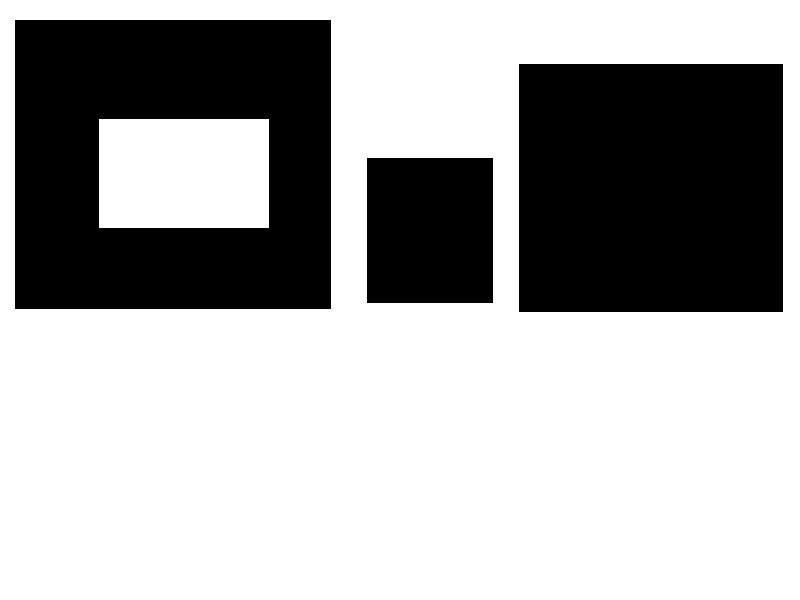
#> input picture 2019/Udemy/Computer Vision Using Open CV/Master OpenCV/images/shapes_donut.jpg, 800 x 600 px; the run also reads 2 pictures not shown here
$ jupyter execute --allow-errors ImageSegmentation.ipynb   (older library calls are emulated)
#> lines starting #> are read from the running program, lines starting #| are printed output that depends on the picture; after the words box and inside, x2 and y2 are one past the last pixel; in counts of white or black regions, pixels touching at a corner belong together
[cell 1]
#directory='C:\\Users\\Administrator\\Documents\\GitHub\\Code\\2019\\Udemy\\Computer Vision Using Open CV\\Master OpenCV\\images'
directory_home='C:\\Users\\prudi\\Documents\\GitHub\\Code\\2019\\Udemy\\Computer Vision Using Open CV\\Master OpenCV\\images'

import os
os.chdir(directory_home)

**cv2.findContours(image, Retrieval Mode, Approximation Method)**

Returns -> contours, hierarchy

**NOTE** In OpenCV 3.X, findContours returns a 3rd argument which is ret (or a boolean indicating if the function was successfully run).

If you're using OpenCV 3.X replace line 12 with:

_, contours, hierarchy = cv2.findContours(image, cv2.RETR_EXTERNAL, cv2.CHAIN_APPROX_NONE)

The variable 'contours' are stored as a numpy array of (x,y) points that form the contour

While, 'hierarchy' describes the child-parent relationships between contours (i.e. contours within contours)

#### Approximation Methods

Using cv2.CHAIN_APPROX_NONE stores all the boundary points. But we don't necessarily need all bounding points. If the points form a straight line, we only need the start and ending points of that line.

Using cv2.CHAIN_APPROX_SIMPLE instead only provides these start and end points of bounding contours, thus resulting in much more efficent storage of contour information..

[cell 2]
import cv2
import numpy as np

# Let's load a simple image with 3 black squares
image = cv2.imread('shapes_donut.jpg')
#> image is the input picture: shape (600, 800, 3); min 0, max 255, mean 171.8
cv2.imshow('Input Image', image)
cv2.waitKey(0)

# Grayscale
gray = cv2.cvtColor(image,cv2.COLOR_BGR2GRAY)

# Find Canny edges
edged = cv2.Canny(gray, 30, 200)
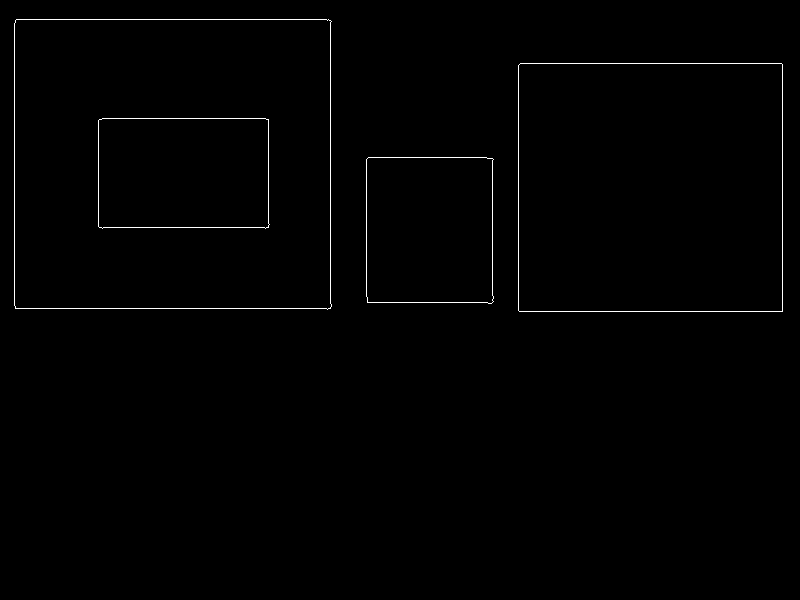
#> edged: shape (600, 800); 0.69% white in thin lines or dots, all inside (x1, y1, x2, y2) = (14, 19, 783, 312)
cv2.imshow('Canny Edges', edged)
cv2.waitKey(0)

# Finding Contours
# Use a copy of your image e.g. edged.copy(), since findContours alters the image
im2,contours, hierarchy = cv2.findContours(gray, cv2.RETR_LIST, cv2.CHAIN_APPROX_SIMPLE)
#> contours = 42 contours, 35 with area under 20; largest, box (x1, y1, x2, y2) and area: (0, 0, 800, 600) 478601, (14, 20, 332, 310) 91590, (518, 63, 784, 313) 65983, (96, 112, 272, 232) 19145, (366, 157, 494, 301) 17898, (101, 115, 267, 120) 652, (366, 299, 490, 304) 485
cv2.imshow('Canny Edges After Contouring', im2)
cv2.waitKey(0)

print("Number of Contours found = " + str(len(contours)))
#| Number of Contours found = 42

# Draw all contours
# Use '-1' as the 3rd parameter to draw all
cv2.drawContours(image, contours, -1, (0,255,0), 3)
#> image: shape (600, 800, 3); 5.49% of pixels changed, all inside (x1, y1, x2, y2) = (0, 0, 800, 600)

cv2.imshow('Contours', image)
cv2.waitKey(0)
cv2.destroyAllWindows()

## Sorting Contours

We can sort contours in many ways.

[cell 3]
# Load our image
image = cv2.imread('bunchofshapes.jpg')
cv2.imshow('0 - Original Image', image)
cv2.waitKey(0)

# Create a black image with same dimensions as our loaded image
blank_image = np.zeros((image.shape[0], image.shape[1], 3))

# Create a copy of our original image
orginal_image = image

# Grayscale our image
gray = cv2.cvtColor(image,cv2.COLOR_BGR2GRAY)
#> gray: shape (645, 1576)

# Find Canny edges
edged = cv2.Canny(gray, 50, 200)
#> edged: shape (645, 1576); 0.36% white in thin lines or dots, all inside (x1, y1, x2, y2) = (134, 245, 1424, 555)
cv2.imshow('1 - Canny Edges', edged)
cv2.waitKey(0)

# Find contours and print how many were found
IM2,contours, hierarchy = cv2.findContours(edged.copy(), cv2.RETR_EXTERNAL, cv2.CHAIN_APPROX_NONE)
#> contours = 4 contours; box (x1, y1, x2, y2) and area: (134, 245, 427, 555) 90222, (1132, 258, 1424, 550) 66580, (475, 345, 708, 541) 22902, (815, 370, 959, 515) 20588
print ("Number of contours found = ", len(contours))
#| Number of contours found =  4

#Draw all contours
cv2.drawContours(blank_image, contours, -1, (0,255,0), 3)
cv2.imshow('2 - All Contours over blank image', blank_image)
cv2.waitKey(0)

# Draw all contours over blank image
cv2.drawContours(image, contours, -1, (0,255,0), 3)
#> image: shape (645, 1576, 3); mean B, G, R 223.8, 223.4, 231.3
cv2.imshow('3 - All Contours', image)
cv2.waitKey(0)

cv2.destroyAllWindows()

[cell 4]
import cv2
import numpy as np

# Function we'll use to display contour area

def get_contour_areas(contours):
    # returns the areas of all contours as list
    all_areas = []
    for cnt in contours:
        area = cv2.contourArea(cnt)
        all_areas.append(area)
#> this loop made 4 passes
#> area on passes 1 to 4: 20587.5, 22901.5, 66579.5, 90222
#> after the loop, all_areas = [20587.5, 22901.5, 66579.5, 90222]
    return all_areas

# Load our image
image = cv2.imread('bunchofshapes.jpg')
orginal_image = image

# Let's print the areas of the contours before sorting
print("Contor Areas before sorting",)
print(get_contour_areas(contours))
#| [20587.5, 22901.5, 66579.5, 90222.0]

# Sort contours large to small
sorted_contours = sorted(contours, key=cv2.contourArea, reverse=True)
#> sorted_contours has the same summary as contours
#sorted_contours = sorted(contours, key=cv2.contourArea, reverse=True)[:3]

print("Contor Areas after sorting",)
print(get_contour_areas(sorted_contours))
#> the loop in get_contour_areas (call 2), `for cnt in contours:` made 4 passes
#| [90222.0, 66579.5, 22901.5, 20587.5]

# Iterate over our contours and draw one at a time
for c in sorted_contours:
    cv2.drawContours(orginal_image, [c], -1, (255,0,0), 3)
    cv2.waitKey(0)
    cv2.imshow('Contours by area', orginal_image)
#> this loop made 4 passes
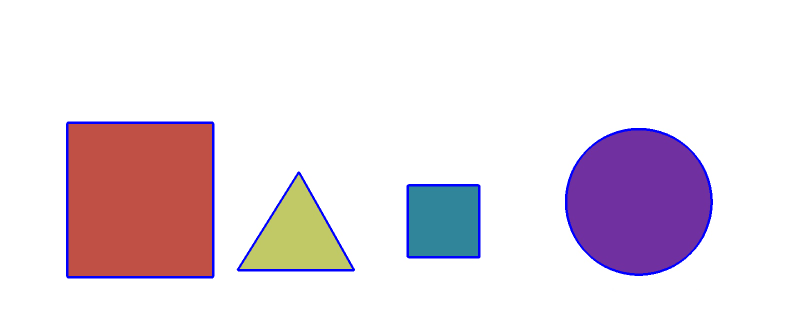
#> orginal_image: shape (645, 1576, 3) (shown at 1/2 size); mean B, G, R 227.9, 219.4, 231.3

cv2.waitKey(0)
cv2.destroyAllWindows()

[cell 5]
import cv2
import numpy as np

# Functions we'll use for sorting by position

def x_cord_contour(contours):
    #Returns the X cordinate for the contour centroid
    if cv2.contourArea(contours) > 10:
        M = cv2.moments(contours)
        return (int(M['m10']/M['m00']))
    else:
        pass


def label_contour_center(image, c):
    # Places a red circle on the centers of contours
    M = cv2.moments(c)
    cx = int(M['m10'] / M['m00'])
    cy = int(M['m01'] / M['m00'])

    # Draw the countour number on the image
    cv2.circle(image,(cx,cy), 10, (0,0,255), -1)
    return image


# Load our image
image = cv2.imread('bunchofshapes.jpg')
orginal_image = image.copy()


# Computer Center of Mass or centroids and draw them on our image
for (i, c) in enumerate(contours):
    orig = label_contour_center(image, c)
#> this loop made 4 passes
#> (cx in label_contour_center, cy in label_contour_center) on passes 1 to 4: (886, 442), (593, 474), (1277, 403), (280, 399)
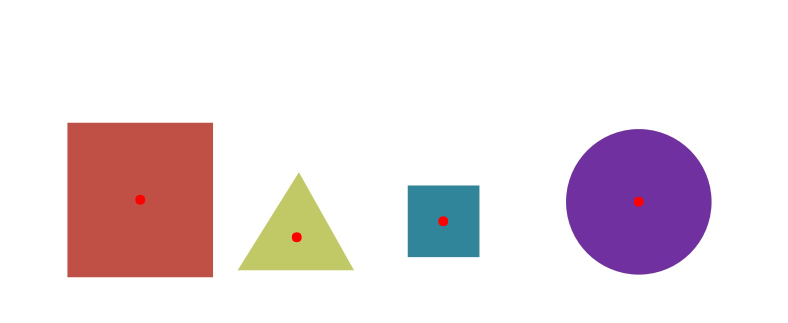
#> image: shape (645, 1576, 3) (shown at 1/2 size); mean B, G, R 226.7, 222.1, 234.6

cv2.imshow("4 - Contour Centers ", orig)
cv2.waitKey(0)

# Sort by left to right using our x_cord_contour function
contours_left_to_right = sorted(contours, key = x_cord_contour, reverse = False)
#> in x_cord_contour, `M = cv2.moments(contours)`: M = moments, m00 20587.5, centre m10/m00, m01/m00 = (886.5, 442)
#> contours_left_to_right has the same summary as contours


# Labeling Contours left to right
for (i,c)  in enumerate(contours_left_to_right):
    cv2.drawContours(orginal_image, [c], -1, (0,0,255), 3)
    M = cv2.moments(c)
    cx = int(M['m10'] / M['m00'])
    cy = int(M['m01'] / M['m00'])
    cv2.putText(orginal_image, str(i+1), (cx, cy), cv2.FONT_HERSHEY_SIMPLEX, 1, (0, 255, 0), 2)
    cv2.imshow('6 - Left to Right Contour', orginal_image)
    cv2.waitKey(0)
    (x, y, w, h) = cv2.boundingRect(c)

    # Let's now crop each contour and save these images
    cropped_contour = orginal_image[y:y + h, x:x + w]
    image_name = "output_shape_number_" + str(i+1) + ".jpg"
    print(image_name)
    cv2.imwrite(image_name, cropped_contour)
#> this loop made 4 passes
#> (cx, cy, x, y, w, h, image_name) on passes 1 to 4: (280, 399, 134, 245, 293, 310, 'output_shape_number_1.jpg'), (593, 474, 475, 345, 233, 196, 'output_shape_number_2.jpg'), (886, 442, 815, 370, 144, 145, 'output_shape_number_3.jpg'), (1277, 403, 1132, 258, 292, 292, 'output_shape_number_4.jpg')
#> (printed output is left out)
#> orginal_image: shape (645, 1576, 3); mean B, G, R 223.8, 219.4, 235.2

cv2.destroyAllWindows()

## Approximating Contours and Convex Hull

***cv2.approxPolyDP(contour, Approximation Accuracy, Closed)***
- **contour** – is the individual contour we wish to approximate
- **Approximation Accuracy** – Important parameter is determining the accuracy of the approximation. Small values give precise-  approximations, large values give more generic approximation. A good rule of thumb is less than 5% of the contour perimeter
- **Closed** – a Boolean value that states whether the approximate contour should be open or closed

[cell 6]
import numpy as np
import cv2

# Load image and keep a copy
image = cv2.imread('house.jpg')
orig_image = image.copy()
cv2.imshow('Original Image', orig_image)
cv2.waitKey(0)

# Grayscale and binarize
gray = cv2.cvtColor(image, cv2.COLOR_BGR2GRAY)
#> gray: shape (800, 1000)
ret, thresh = cv2.threshold(gray, 127, 255, cv2.THRESH_BINARY_INV)
#> thresh: shape (800, 1000); 1.4% white; 1 white region

# Find contours
im2,contours, hierarchy = cv2.findContours(thresh.copy(), cv2.RETR_LIST, cv2.CHAIN_APPROX_NONE)
#> contours = 4 contours; box (x1, y1, x2, y2) and area: (220, 122, 604, 575) 119856, (226, 294, 600, 571) 68692, (268, 130, 588, 312) 27820, (335, 409, 476, 542) 14092

# Iterate through each contour and compute the bounding rectangle
for c in contours:
    x,y,w,h = cv2.boundingRect(c)
    cv2.rectangle(orig_image,(x,y),(x+w,y+h),(0,0,255),2)
    cv2.imshow('Bounding Rectangle', orig_image)
#> this loop made 4 passes
#> (x, y, w, h) on passes 1 to 4: (335, 409, 141, 133), (226, 294, 374, 277), (268, 130, 320, 182), (220, 122, 384, 453)
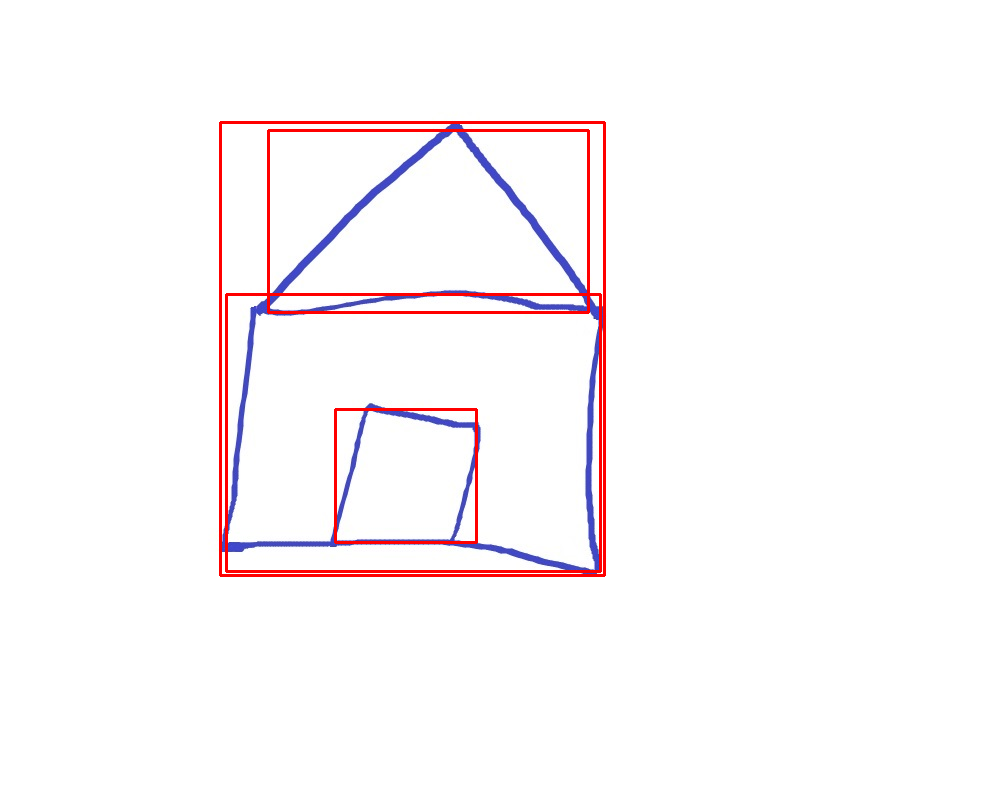
#> orig_image: shape (800, 1000, 3); mean B, G, R 249.7, 248.1, 252.3

cv2.waitKey(0)

# Iterate through each contour and compute the approx contour
for c in contours:
    # Calculate accuracy as a percent of the contour perimeter
    accuracy = 0.03 * cv2.arcLength(c, True)
    approx = cv2.approxPolyDP(c, accuracy, True)
    print(approx)
    print('*'*50)
    cv2.drawContours(image, [approx], 0, (0, 255, 0), 2)
    cv2.imshow('Approx Poly DP', image)
#> this loop made 4 passes
#> (accuracy, approx) on passes 1, 3: (14.86, [[369, 409], [473, 428], [449, 540], [335, 540]]), (25, [[587, 305], [268, 307], [453, 130]])
#> (printed output is left out)
#> image: shape (800, 1000, 3); mean B, G, R 250.4, 253.2, 249.2

cv2.waitKey(0)
cv2.destroyAllWindows()

[cell 7]
import numpy as np
import cv2

image = cv2.imread('hand.jpg')
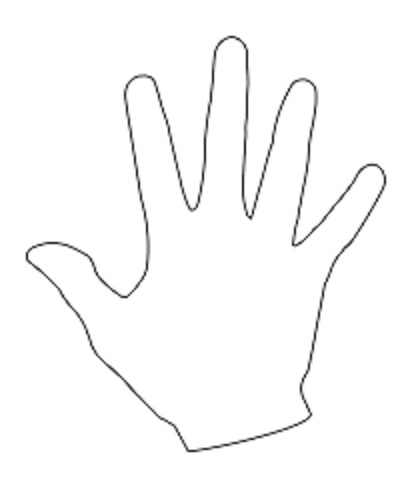
#> input picture 2019/Udemy/Computer Vision Using Open CV/Master OpenCV/images/hand.jpg, 412 x 488 px
#> image is the input picture: shape (488, 412, 3); min 28, max 255, mean 250.3
gray = cv2.cvtColor(image, cv2.COLOR_BGR2GRAY)
#> gray: shape (488, 412)

cv2.imshow('Original Image', image)
cv2.waitKey(0)

# Threshold the image
ret, thresh = cv2.threshold(gray, 176, 255, 0)
#> thresh: shape (488, 412); 97.5% white; black in thin lines or dots, all inside (x1, y1, x2, y2) = (26, 36, 386, 452)

# Find contours
im2,contours, hierarchy = cv2.findContours(thresh.copy(), cv2.RETR_LIST, cv2.CHAIN_APPROX_NONE)
#> contours = 3 contours; box (x1, y1, x2, y2) and area: (0, 0, 412, 488) 200157, (25, 35, 387, 453) 68294, (28, 38, 384, 450) 61403

# Sort Contors by area and then remove the largest frame contour
n = len(contours) - 1
#> n = 2
contours = sorted(contours, key=cv2.contourArea, reverse=False)[:n]
#> contours = 2 contours; box (x1, y1, x2, y2) and area: (25, 35, 387, 453) 68294, (28, 38, 384, 450) 61403

# Iterate through contours and draw the convex hull
for c in contours:
    hull = cv2.convexHull(c)
    cv2.drawContours(image, [hull], 0, (0, 255, 0), 2)
    cv2.imshow('Convex Hull', image)
#> this loop made 2 passes

cv2.waitKey(0)
cv2.destroyAllWindows()

## Shape Matching

**cv2.matchShapes(contour template, contour, method, method parameter)**

**Output** – match value (lower values means a closer match)

- Contour Template – This is our reference contour that we’re trying to find in the new image
- Contour – The individual contour we are checking against
- Method – Type of contour matching (1, 2, 3)
- Method Parameter – leave alone as 0.0 (not fully utilized in python OpenCV)

[cell 8]
import cv2
import numpy as np

# Load the shape template or reference image
template = cv2.imread('4star.jpg',0)
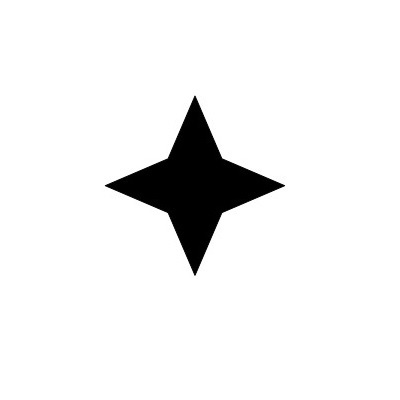
#> input picture 2019/Udemy/Computer Vision Using Open CV/Master OpenCV/images/4star.jpg, 400 x 400 px
#> template is the input picture: shape (400, 400); min 0, max 255, mean 239.2
cv2.imshow('Template', template)
cv2.waitKey()

# Load the target image with the shapes we're trying to match
target = cv2.imread('shapestomatch.jpg')
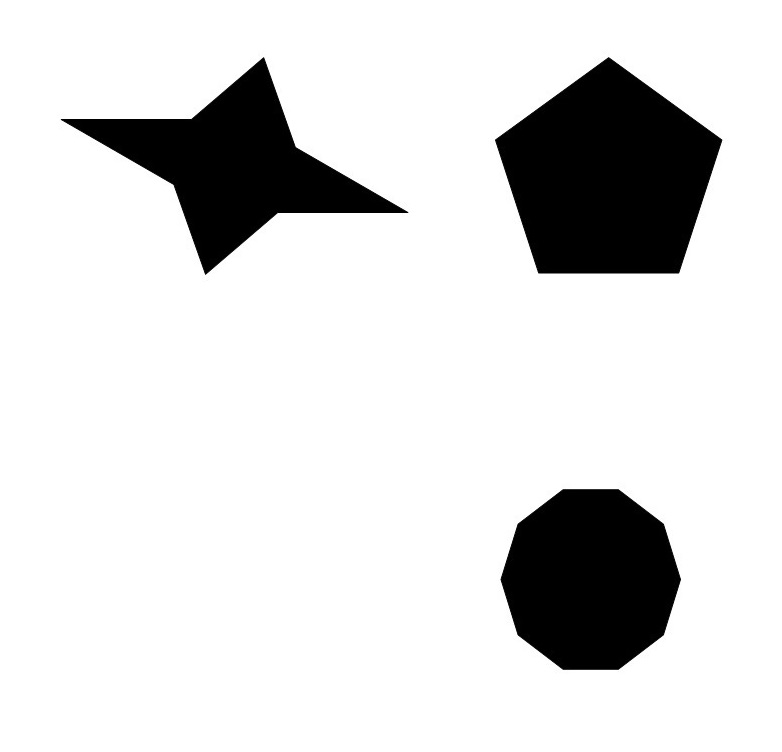
#> input picture 2019/Udemy/Computer Vision Using Open CV/Master OpenCV/images/shapestomatch.jpg, 782 x 752 px
#> target is the input picture: shape (752, 782, 3); min 0, max 255, mean 218.7
target_gray = cv2.cvtColor(target,cv2.COLOR_BGR2GRAY)

# Threshold both images first before using cv2.findContours
ret, thresh1 = cv2.threshold(template, 127, 255, 0)
#> thresh1: shape (400, 400); 93.8% white; 1 black region, box (x1, y1, x2, y2) and area: (105, 96, 285, 275) 9924
ret, thresh2 = cv2.threshold(target_gray, 127, 255, 0)
#> thresh2: shape (752, 782); 85.7% white; 3 black regions

# Find contours in template
im2,contours, hierarchy = cv2.findContours(thresh1, cv2.RETR_CCOMP, cv2.CHAIN_APPROX_SIMPLE)
#> contours = 2 contours; box (x1, y1, x2, y2) and area: (0, 0, 400, 400) 159201, (104, 95, 286, 276) 10174

# We need to sort the contours by area so that we can remove the largest
# contour which is the image outline
sorted_contours = sorted(contours, key=cv2.contourArea, reverse=True)
#> sorted_contours has the same summary as contours

# We extract the second largest contour which will be our template contour
template_contour = contours[1]
#> template_contour = contour of 430 points, box (x1, y1, x2, y2) (104, 95, 286, 276), area 10174

# Extract contours from second target image
im1,contours, hierarchy = cv2.findContours(thresh2, cv2.RETR_CCOMP, cv2.CHAIN_APPROX_SIMPLE)
#> contours = 4 contours; box (x1, y1, x2, y2) and area: (0, 0, 782, 752) 586531, (494, 56, 723, 275) 34420, (500, 488, 682, 671) 25449, (60, 56, 409, 276) 25005

for c in contours:
    # Iterate through each contour in the target image and
    # use cv2.matchShapes to compare contour shapes
    match = cv2.matchShapes(template_contour, c, 3, 0.0)
    print(match)
    # If the match value is less than 0.15 we
    if match < 0.15:
        closest_contour = c
    else:
        closest_contour = []
#> this loop made 4 passes
#> (match, closest_contour) on pass 1: (0.131, [[0, 0], [0, 751], [781, 751], [781, 0]])
#> (printed output is left out)

cv2.drawContours(target, [closest_contour], -1, (0,255,0), 3)
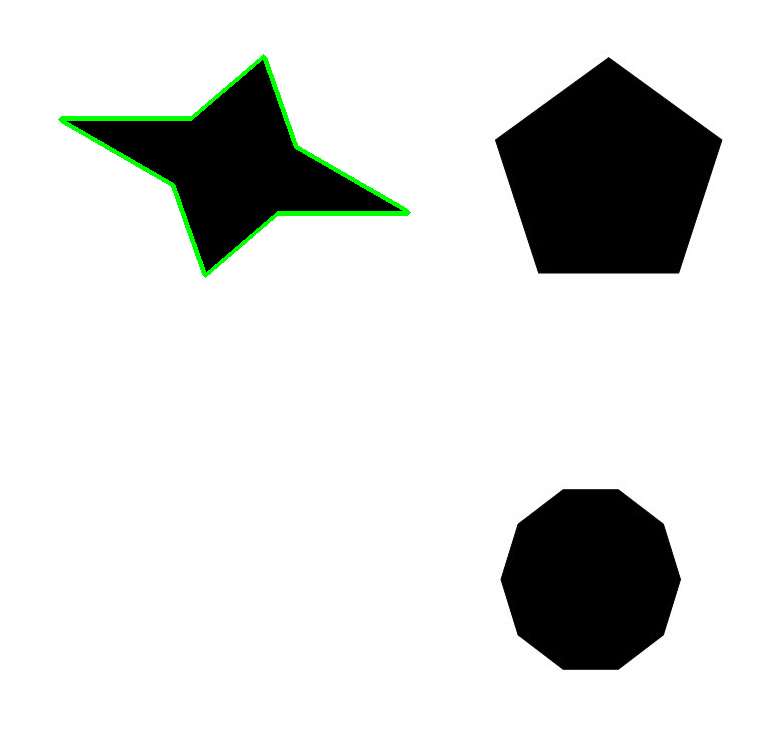
#> target: shape (752, 782, 3); 0.69% of pixels changed, all inside (x1, y1, x2, y2) = (58, 54, 411, 278)
cv2.imshow('Output', target)
cv2.waitKey()
cv2.destroyAllWindows()

http://docs.opencv.org/2.4/modules/imgproc/doc/structural_analysis_and_shape_descriptors.html

## Mini Project 2 - Identifiy Contours by Shape

[cell 9]
import numpy as np
import cv2

# Load and then gray scale image

image = cv2.imread('someshapes.jpg')
#> (the rest of this cell did not finish here and is left out)

   ## Line Detection - Using Hough Lines

**cv2.HoughLines**(binarized/thresholded image, 𝜌 accuracy, 𝜃 accuracy, threshold)
- Threshold here is the minimum vote for it to be considered a line

[cell 10]
import cv2
import numpy as np

image = cv2.imread('soduku.jpg')

# Grayscale and Canny Edges extracted
#> (the rest of this cell did not finish here and is left out)

### Probabilistic Hough Lines

**cv2.HoughLinesP(binarized image, 𝜌 accuracy, 𝜃 accuracy, threshold, minimum line length, max line gap)

[cell 11]
import cv2
import numpy as np

# Grayscale and Canny Edges extracted
image = cv2.imread('soduku.jpg')
#> (the rest of this cell did not finish here and is left out)

## Blob Detection

[cell 12]
# Standard imports
import cv2
import numpy as np;

# Read image
image1 = cv2.imread('Sunflowers.jpg')
#> (the rest of this cell did not finish here and is left out)

[cell 13]
### Mini Project 3 -

[cell 14]
import cv2
import numpy as np

# Load image
image = cv2.imread("blobs.jpg", 0)
cv2.imshow('Original Image',image)
cv2.waitKey(0)

# Intialize the detector using the default parameters
detector = cv2.SimpleBlobDetector_create()

# Detect blobs
keypoints = detector.detect(image)
#> keypoints = ()

# Draw blobs on our image as red circles
blank = np.zeros((1,1))
#> (the rest of this cell did not finish here and is left out)
